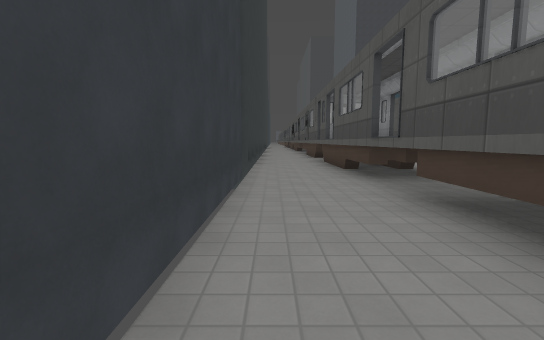
View 1 (above)

23 first-person views from a walk through a Godot game level. The camera is 1.3 m above the floor, tilts 6° down and sees 90° across. Doors that lead somewhere are drawn open, without their leaves. The floor is counted in squares, 2 m on a side. Each view is taken from the middle of a square. On the plan, view 1 faces up. The plan holds only what a view shows up to about 9 squares ahead; the rest is blank. The place goes on beyond the plan. Surface patterns are stand-ins for the level's own textures.

View 2
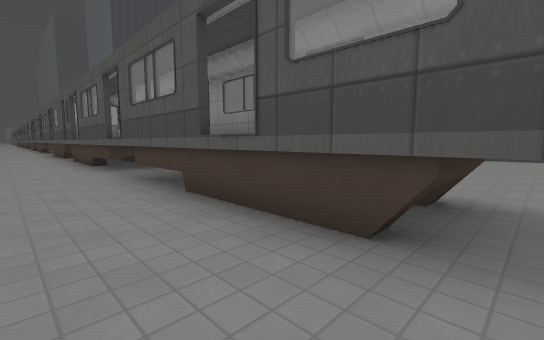

View 3
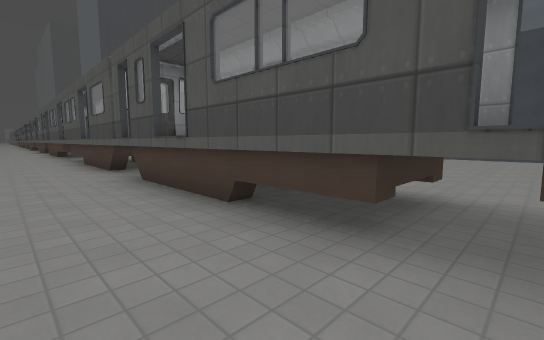

View 4
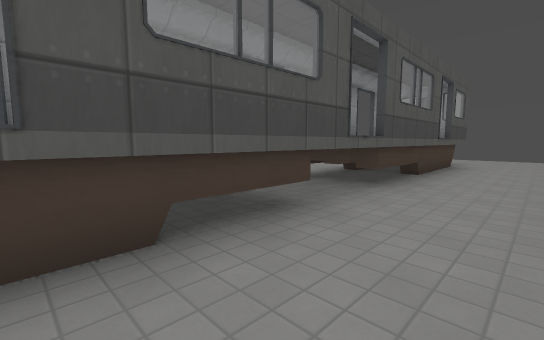

View 5
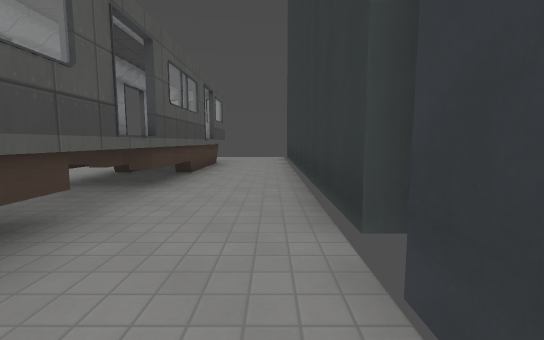

View 6
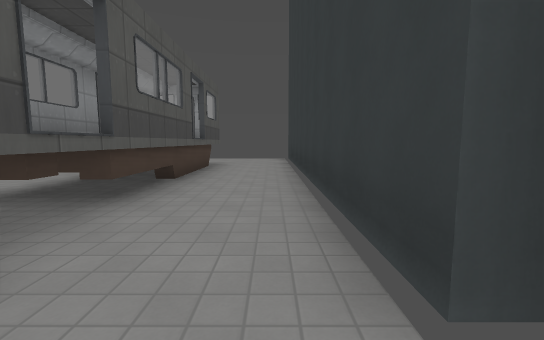

View 7
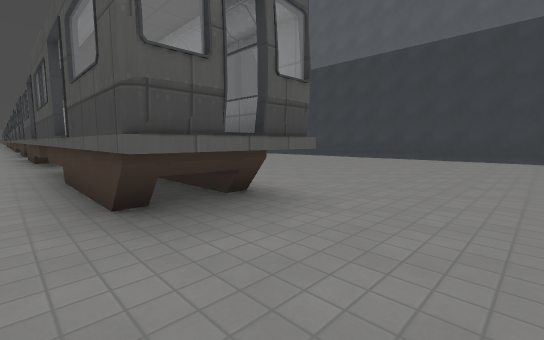

View 8
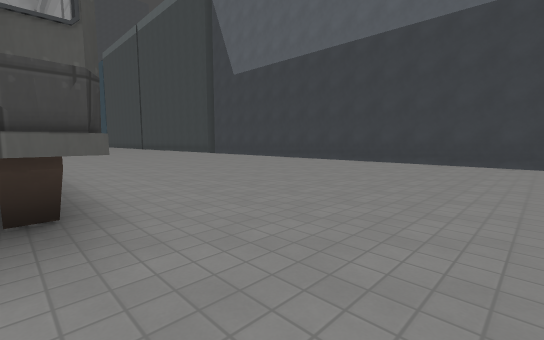

View 9
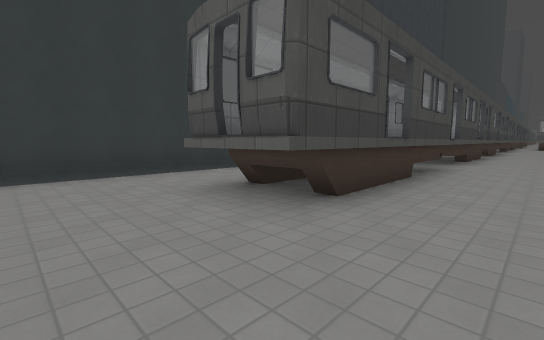

View 10
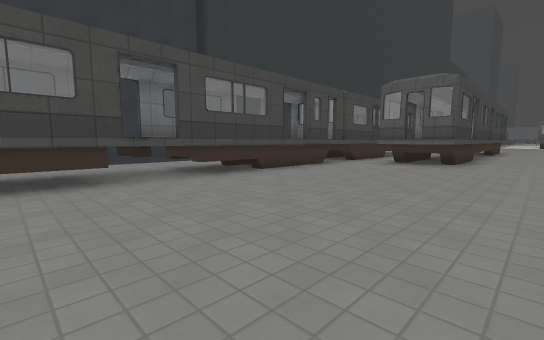

View 11
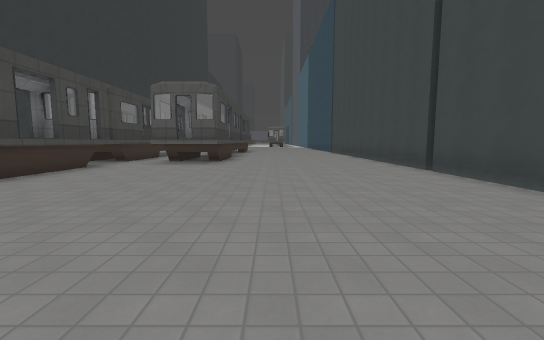

View 12
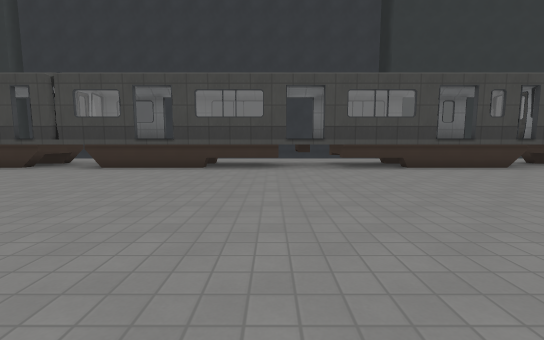

View 13
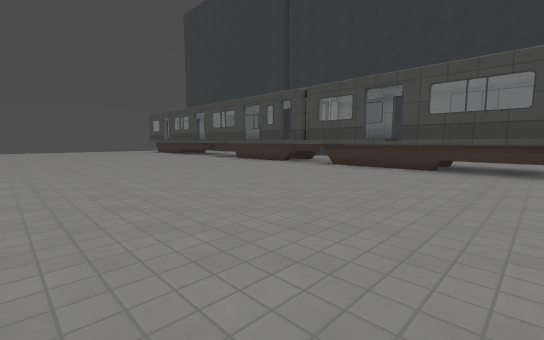

View 14
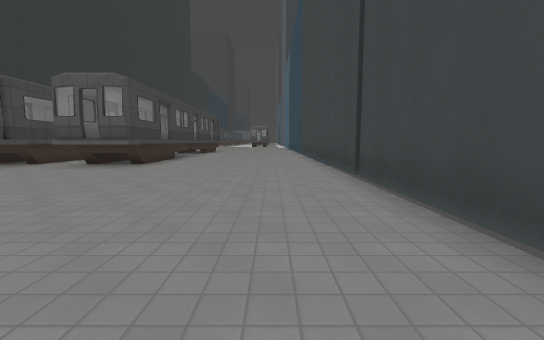

View 15
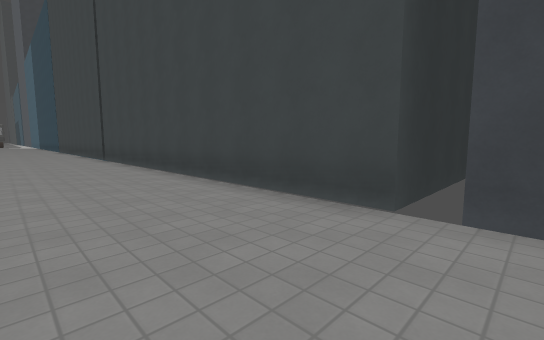

View 16
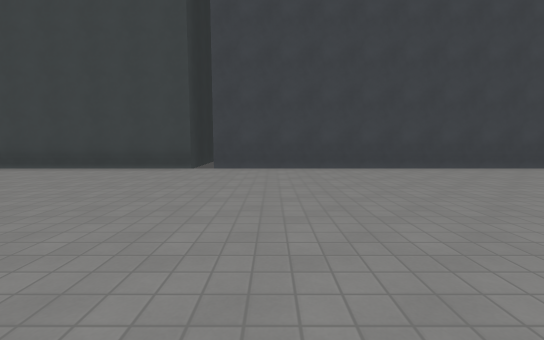

View 17
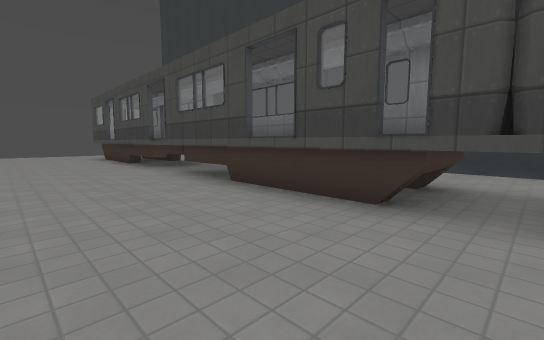

View 18
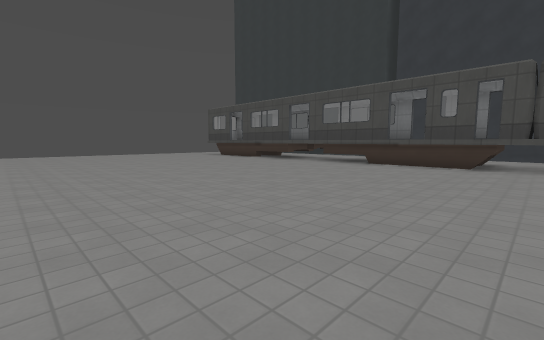

View 19
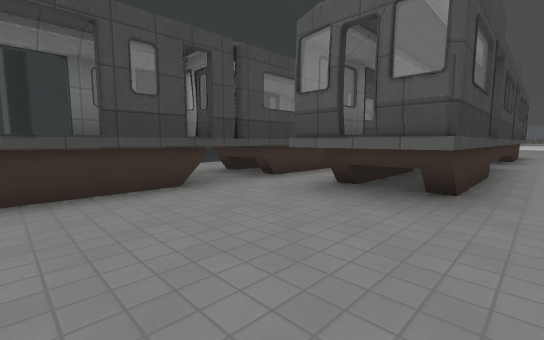

View 20
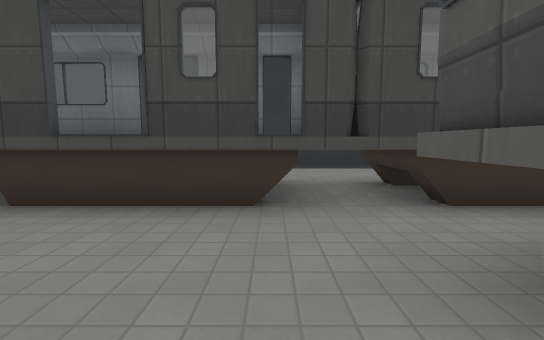

View 21
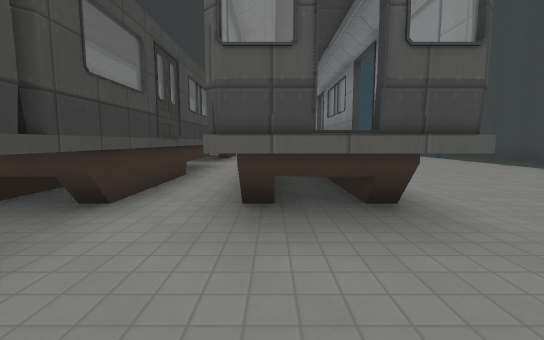

View 22
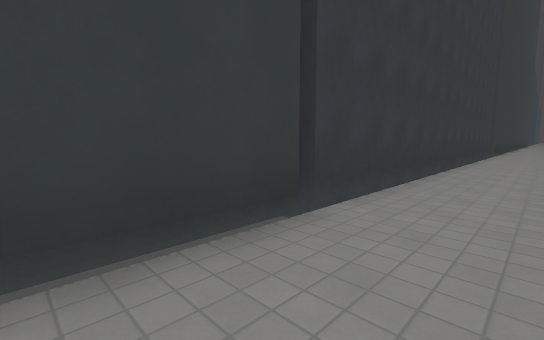

View 23
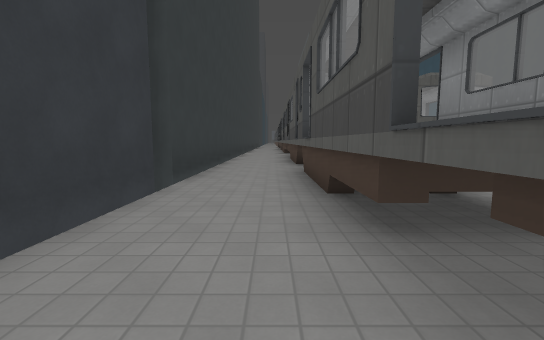

### Floor plan
Key: @ floor where view 1 was taken; # wall or solid block; . floor; D door; T thing the floor can be seen under or through.
Columns run from 1 left of view 1 to 12 right of it. Each row starts with its distance up from view 1.
 12 #..DD.DD.....#
 11 #..##.##.....#
 10 #..DD.DD.....#
  9 #..DD........#
  8 #..DD........#
  7 #..DD........#
  6 #..TT........#
  5 #..TT........#
  4 #..DD........#
  3 #..DD........#
  2 #..TT........#
  1 #..DD........#
  0 #@.DD........#
 -1 #..TT........#
 -2 #..DD........#
 -3 #..DD........#
 -4 #..DD........#
 -5 #..DD........#
 -6 #..#T........#
 -7 #..#T........#
 -8 #..DD........#
 -9 #..DD........#
-10 #..##........#
-11 #..DD........#
-12 #..DD........#
-13 #..##........#
-14 #..DD........#
-15 #............#
-16 #............#

Where each view was taken, in squares from view 1:
view 1: 0 up, 0 right, facing up
view 2: 2 down, 0 right, facing up-right
view 3: 8 down, 0 right, facing up-right
view 4: 5 down, 0 right, facing down-right
view 5: 5 down, 0 right, facing down
view 6: 6 down, 0 right, facing down
view 7: 16 down, 1 right, facing up-right
view 8: 16 down, 3 right, facing up-right
view 9: 16 down, 5 right, facing up-left
view 10: 2 up, 8 right, facing up-left
view 11: 2 up, 8 right, facing up
view 12: 3 up, 10 right, facing left
view 13: 3 up, 10 right, facing down-left
view 14: 3 up, 10 right, facing up
view 15: 3 down, 9 right, facing up-right
view 16: 4 down, 5 right, facing right
view 17: 2 down, 6 right, facing down-left
view 18: 2 down, 11 right, facing down-left
view 19: 7 up, 7 right, facing up-left
view 20: 9 up, 6 right, facing left
view 21: 8 up, 5 right, facing up
view 22: 9 down, 1 right, facing up-left
view 23: 3 up, 1 right, facing up
